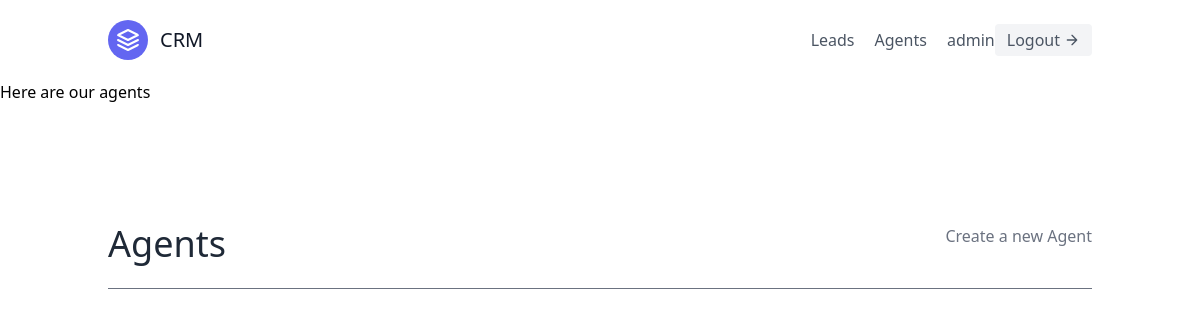
The app's page /agent/ (signed in), older data.
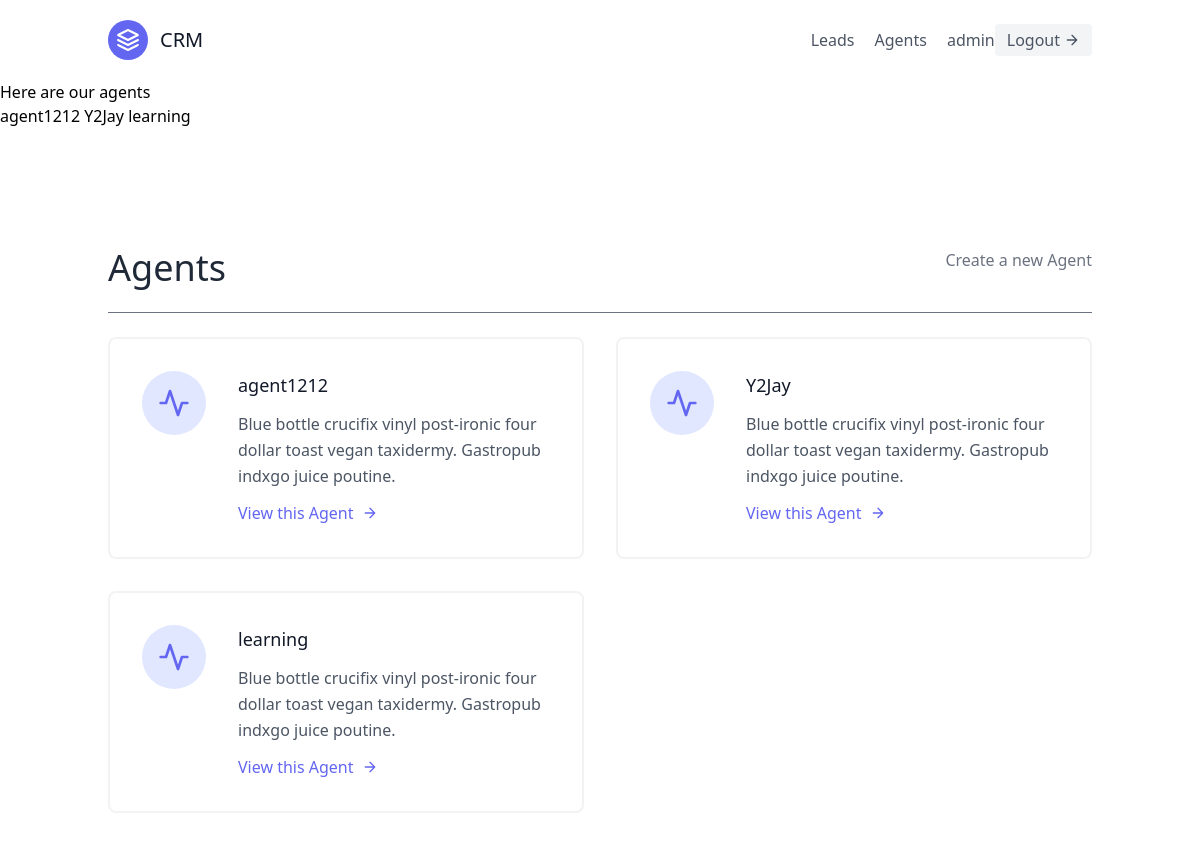
The same page, newer data.
### leads/models.py (models this page shows, shortened)
class Agent(models.Model):
    user = models.OneToOneField(User, on_delete=models.CASCADE)
    organisation = models.ForeignKey(UserProfile, on_delete=models.CASCADE)

class User(AbstractUser):
    is_organisor = models.BooleanField(default=True)
    is_agent = models.BooleanField(default=False)

### agent/views.py (the view)
# urls.py: path("", AgentListView.as_view(), name='agent-list'),
class AgentListView(OrganisorAndLoginRequiredMixins, generic.ListView):
    template_name = "agent/agent_list.html"
    context_object_name = 'agents'
    def get_queryset(self):
        organisation = self.request.user.userprofile
        return Agent.objects.filter(organisation=organisation)

### agent/mixins.py (called while the page is built)
    def dispatch(self, request, *args, **kwargs):
        if not request.user.is_authenticated or not request.user.is_organisor:
            return redirect('leads:lead-list')
        return super().dispatch(request, *args, **kwargs)

### agent/templates/agent/agent_list.html
{% extends 'base.html' %}
{% block content %}
<h1>Here are our agents</h1>
{% for agent in agents %}
    {{ agent.user.username }}
{% endfor %}
<section class="text-gray-600 body-font">
    <div class="container px-5 py-24 mx-auto flex flex-wrap">
      <div class="w-full mb-6 py-6 flex justify-between item-center border-b border-gray-500">
      <div>
        <h1 class="text-4xl text-gray-800">Agents</h1>
      </div>
      <div>
        <a class="text-gray-500 hover:text-blue-800" href="{% url 'agent:agent-create' %}">Create a new Agent</a>
      </div>
      </div>
      <div class="flex flex-wrap -m-4">
        {% for agent in agents %}
        <div class="p-4 lg:w-1/2 md:w-full">
          <div class="flex border-2 rounded-lg border-gray-200 border-opacity-50 p-8 sm:flex-row flex-col">
            <div class="w-16 h-16 sm:mr-8 sm:mb-0 mb-4 inline-flex items-center justify-center rounded-full bg-indigo-100 text-indigo-500 flex-shrink-0">
              <svg fill="none" stroke="currentColor" stroke-linecap="round" stroke-linejoin="round" stroke-width="2" class="w-8 h-8" viewBox="0 0 24 24">
                <path d="M22 12h-4l-3 9L9 3l-3 9H2"></path>
              </svg>
            </div>
            <div class="flex-grow">
              <h2 class="text-gray-900 text-lg title-font font-medium mb-3">{{ agent.user.username }}</h2>
              <p class="leading-relaxed text-base">Blue bottle crucifix vinyl post-ironic four dollar toast vegan taxidermy. Gastropub indxgo juice poutine.</p>
              <a href="{% url 'agent:agent-detail' agent.pk %}" class="mt-3 text-indigo-500 inline-flex items-center">View this Agent
                <svg fill="none" stroke="currentColor" stroke-linecap="round" stroke-linejoin="round" stroke-width="2" class="w-4 h-4 ml-2" viewBox="0 0 24 24">
                  <path d="M5 12h14M12 5l7 7-7 7"></path>
                </svg>
              </a>
            </div>
          </div>
        </div>
        {% endfor %}
      </div>
    </div>
  </section>
{% endblock content %}

Row changes from the older to the newer data that the page shows:
added Agent: user.username "agent1212"
added Agent: user.username "Y2Jay"
added Agent: user.username "learning"
